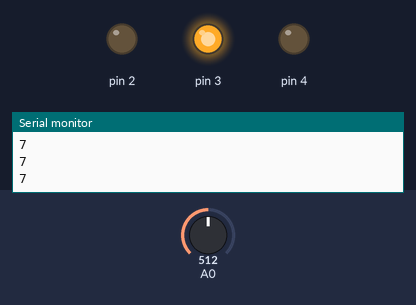
A sketch run on a simulated Arduino Uno, built with avr-gcc and run on an emulated ATmega328P. Parts: output pins drawn as LEDs (lit = HIGH), the last lines printed to the serial monitor. The inputs (shaded band) are chosen by the test bench; at power-on: A0 = 512.

Above: at 1.2 s.
1.3 s: A0 set to 326
2.8 s: A0 set to 303
At 3.4 s:
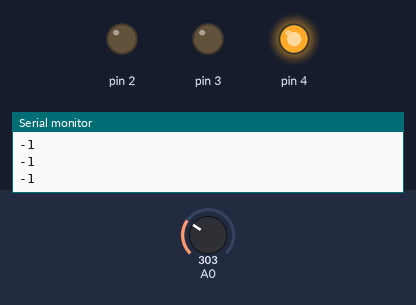
4.3 s: A0 set to 900
At 4.7 s:
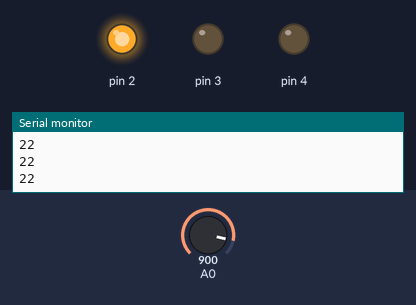
5.8 s: A0 set to 837
7.3 s: A0 set to 812
At 7.9 s:
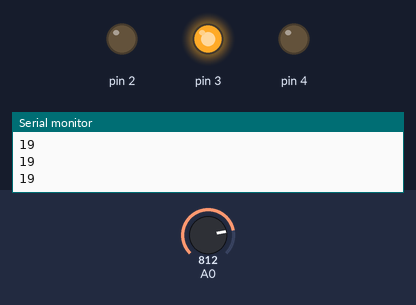
8.8 s: A0 set to 1023
At 9.3 s:
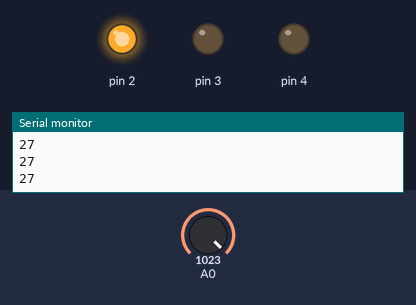
Timing chart, 0 to 11.3 s (numbered marks = the images above; inputs shaded):
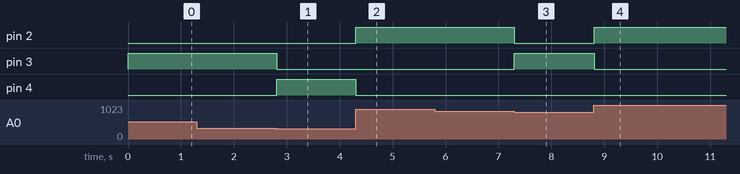

Measured:
- the behaviour switches between 317 and 316 on A0 (found by bisection; images 0 and 1)
- the behaviour switches between 829 and 828 on A0 (found by bisection; images 2 and 3)
- after the input at 2.8 s, pin 3: HIGH → LOW at once; pin 4: LOW → HIGH at once
- after the input at 4.3 s, pin 2: LOW → HIGH at once; pin 4: HIGH → LOW at once
- after the input at 7.3 s, pin 2: HIGH → LOW at once; pin 3: LOW → HIGH at once
- after the input at 8.8 s, pin 2: LOW → HIGH at once; pin 3: HIGH → LOW at once

The sketch:

grand_stantia_leelo1.ino
```cpp
// C++ code
//
int temp = 0;

void setup()
{
  pinMode(A0, INPUT);
  Serial.begin(9600);
  pinMode(4, OUTPUT);
  pinMode(3, OUTPUT);
  pinMode(2, OUTPUT);
}

void loop()
{
  temp = map((analogRead(A0) - 20 * 3.04), 0, 1023, -10, 30);
  Serial.println(temp);
  if (temp < 0) {
    digitalWrite(4, HIGH);
    digitalWrite(3, LOW);
    digitalWrite(2, LOW);
  }

  if (temp >= 0 && temp < 20) {
    digitalWrite(4, LOW);
    digitalWrite(3, HIGH);
    digitalWrite(2, LOW);
  }

  1 < 1;

  if (temp >= 20) {
    digitalWrite(4, LOW);
    digitalWrite(3, LOW);
    digitalWrite(2, HIGH);
  }
  delay(10); // Delay a little bit to improve simulation performance
}
```
